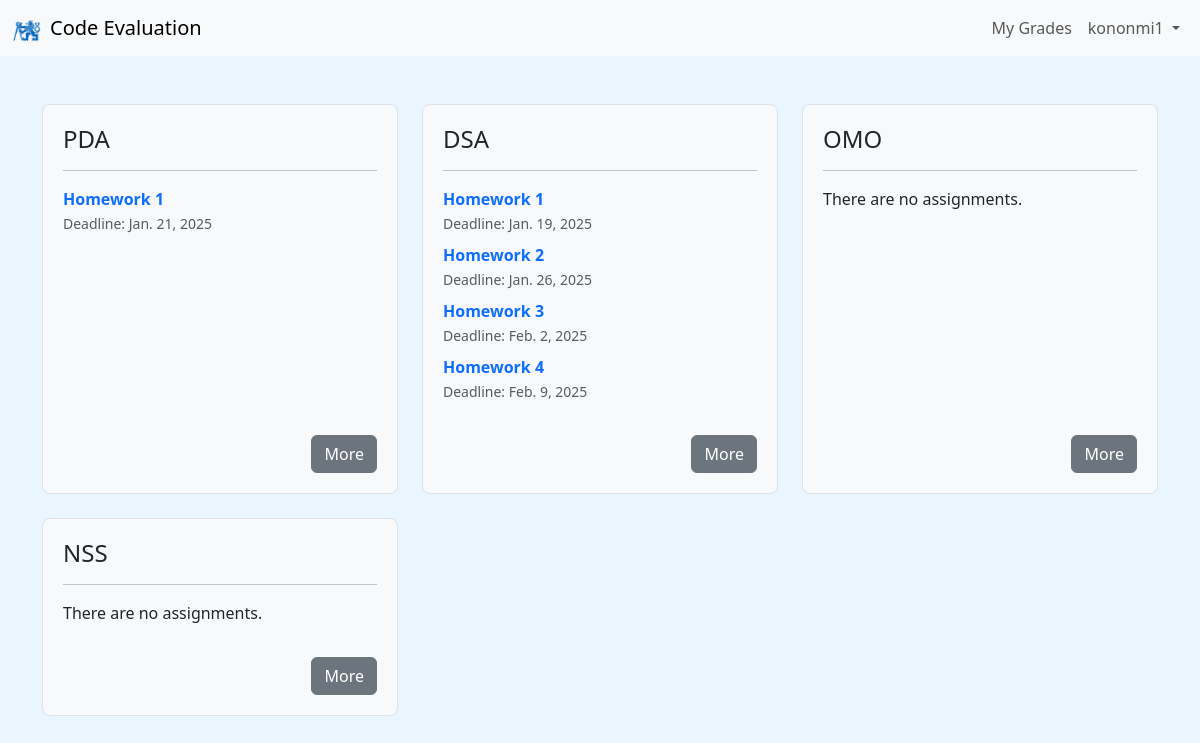
Screenshot of / (signed in) with the database file from the repository.
### upload/models.py (models this page shows, shortened)
class Subject(models.Model):
    name = models.CharField(max_length=100)
    description = models.TextField()

class Assignment(models.Model):
    subject = models.ForeignKey(Subject, on_delete=models.CASCADE, related_name='assignments')
    name = models.CharField(max_length=100)
    description = models.TextField()
    deadline = models.DateField()
    number = models.PositiveIntegerField()
    max_points = models.PositiveIntegerField(default=10, help_text="Maximum points for this assignment.")
    max_uploads = models.PositiveIntegerField(default=20, help_text="Maximum number of downloads for a student.")

### upload/views.py (the view)
# urls.py: path('', views.subject_list, name='subject_list'),
@login_required
def subject_list(request):
    subjects = Subject.objects.all()
    is_teacher_flag = request.user.is_superuser or request.user.groups.filter(name='Teachers').exists()
    return render(request, 'upload/subject_list.html', {
        'subjects': subjects,
        'is_teacher_flag': is_teacher_flag
    })

### upload/context_processors.py (called while the page is built)
def is_teacher_context(request):
    if request.user.is_authenticated:
        is_teacher_flag = request.user.is_superuser or request.user.groups.filter(name="Teachers").exists()
    else:
        is_teacher_flag = False
    return {
        'is_teacher_flag': is_teacher_flag
    }

### upload/templates/upload/subject_list.html
{% extends 'upload/base.html' %}
{% block content %}
<div class="row">
    {% for subject in subjects %}
        <div class="col-md-4 mb-4">
            <div class="subject-card d-flex flex-column justify-content-between">
                <div>
                    <a href="{% url 'upload:subject_detail' subject_name=subject.name %}" class="text-decoration-none text-dark">
                        <h4>{{ subject.name }}</h4>
                    </a>
                    <hr>
                    <ul class="assignment-list list-unstyled">
                        {% for assignment in subject.assignments.all|slice:":5" %}
                            <li class="mb-2">
                                <a href="{% url 'upload:assignment_detail' subject_name=subject.name assignment_id=assignment.id %}" class="text-decoration-none">
                                    <strong>{{ assignment.name }}</strong>
                                </a>
                                <br>
                                <small class="text-muted">Deadline: {{ assignment.deadline }}</small>
                            </li>
                        {% empty %}
                            <li>There are no assignments.</li>
                        {% endfor %}
                    </ul>
                </div>
                <div class="mt-3 text-end">
                    <a href="{% url 'upload:subject_detail' subject_name=subject.name %}" class="btn btn-secondary">More</a>
                </div>
            </div>
        </div>
        {% if forloop.counter|divisibleby:"3" and not forloop.last %}
            </div><div class="row">
        {% endif %}
    {% endfor %}
</div>
{% endblock %}

### upload/templates/upload/base.html (shortened to what this page needs)
{% load crispy_forms_tags static %}
<!DOCTYPE html>
<html lang="en">
<head>
    <link href="https://cdn.jsdelivr.net/npm/bootstrap@5.3.0/dist/css/bootstrap.min.css" rel="stylesheet">
</head>
<body>
    <nav class="navbar navbar-expand-lg navbar-light bg-light">
        <div class="container-fluid">
            <a class="navbar-brand d-flex align-items-center" href="{% url 'upload:subject_list' %}">
                <img src="{% static 'CVUT_znak.png' %}" alt="Logo" width="30" height="30" class="d-inline-block align-text-top me-2">
                Code Evaluation
            </a>
            <div class="collapse navbar-collapse" id="navbarNav">
                <ul class="navbar-nav ms-auto">
                    {% if user.is_authenticated %}
                        <li class="nav-item">
                            <a class="nav-link" href="{% url 'upload:grades_overview' %}">My Grades</a>
                        </li>
                        <li class="nav-item dropdown">
                            <a class="nav-link dropdown-toggle" href="#" id="userDropdown" role="button" data-bs-toggle="dropdown" aria-expanded="false">
                                {{ user.username }}
                            </a>
                        </li>
                    {% endif %}
                </ul>
            </div>
        </div>
    </nav>
    <div class="container mt-5">
        {% block content %}
        {% endblock %}
    </div>
</body>
</html>

### upload/templates/upload/base.html (style rules this page uses)
body { background-color: #e9f5ff; }
.subject-card { background-color: #f8f9fa; border: 1px solid #dee2e6; border-radius: 8px; padding: 20px; height: 100%; display: flex; flex-direction: column; justify-content: space-between; }
.assignment-list { list-style-type: none; padding-left: 0; }
.assignment-list li { margin-bottom: 10px; }

### rows the page displays
Subject: name "PDA"
Assignment: name "Homework 1", deadline "Jan. 21, 2025"
Subject: name "DSA"
Assignment: name "Homework 1", deadline "Jan. 19, 2025"
Assignment: name "Homework 2", deadline "Jan. 26, 2025"
Assignment: name "Homework 3", deadline "Feb. 2, 2025"
Assignment: name "Homework 4", deadline "Feb. 9, 2025"
Subject: name "OMO"
Subject: name "NSS"

### other values shown
{{ user.username }} "kononmi1"
